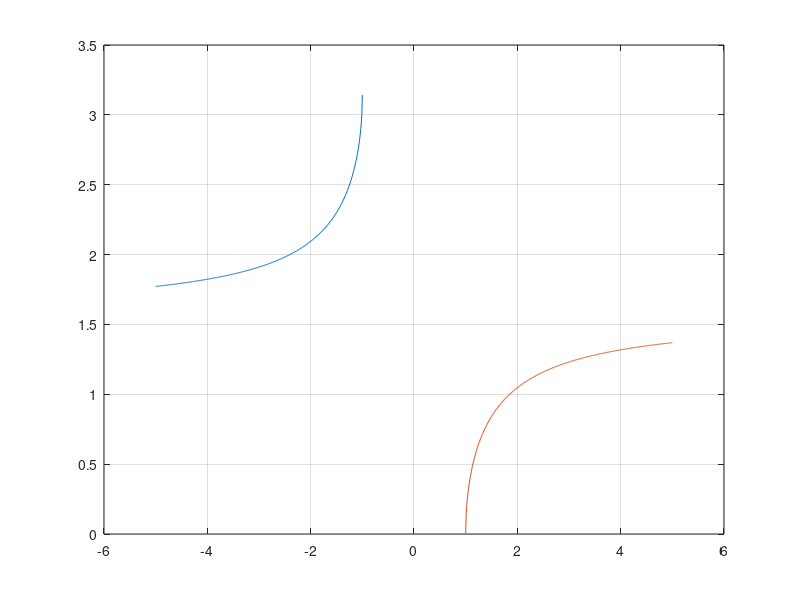

Source code (MATLAB):
% Regression test function (black box) for asec
% This function is autogenerated by helpgen.py
function bbtest_success = bbtest_mathfunctions_asec
  bbtest_success = 1;
NumErrors = 0;
try
  x1 = -5:.01:-1;
catch
  NumErrors = NumErrors + 1;
end
try
  x2 = 1:.01:5;
catch
  NumErrors = NumErrors + 1;
end
try
  plot(x1,asec(x1),x2,asec(x2)); grid('on');
catch
  NumErrors = NumErrors + 1;
end
try
  mprint('asecplot');
catch
  NumErrors = NumErrors + 1;
end
if (NumErrors ~= 0) bbtest_success = 0; return; end
